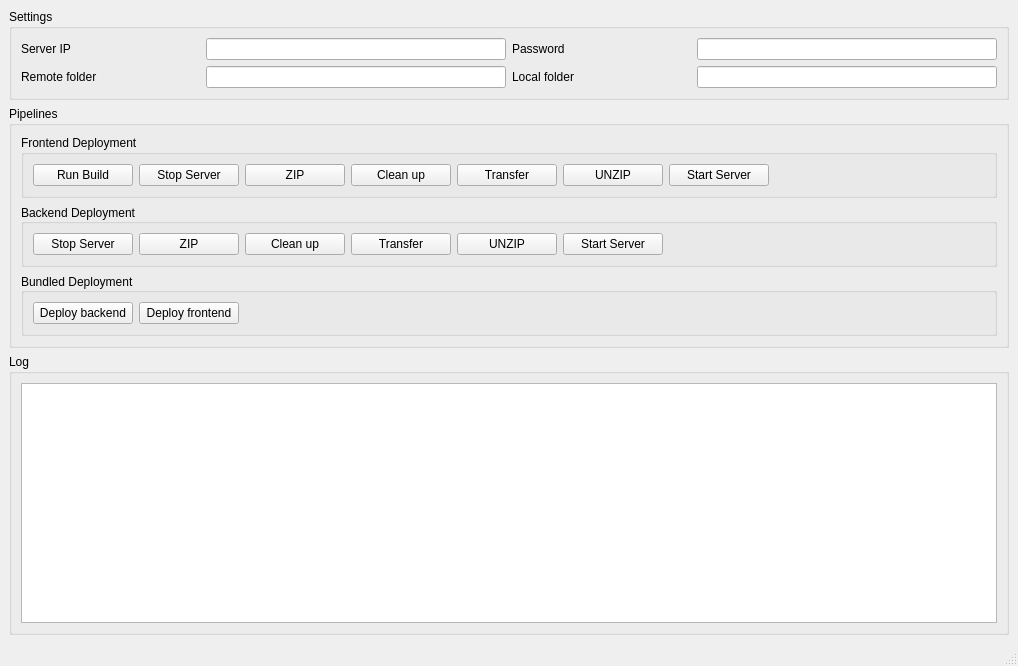
<?xml version="1.0" encoding="UTF-8"?>
<ui version="4.0">
 <class>MainWindow</class>
 <widget class="QMainWindow" name="MainWindow">
  <property name="geometry">
   <rect>
    <x>0</x>
    <y>0</y>
    <width>1018</width>
    <height>666</height>
   </rect>
  </property>
  <property name="windowTitle">
   <string>Deployment Aid</string>
  </property>
  <widget class="QWidget" name="centralwidget">
   <layout class="QVBoxLayout" name="verticalLayout_7">
    <item>
     <widget class="QGroupBox" name="groupBox_3">
      <property name="title">
       <string>Settings</string>
      </property>
      <layout class="QVBoxLayout" name="verticalLayout_6">
       <item>
        <layout class="QHBoxLayout" name="horizontalLayout_8">
         <item>
          <layout class="QVBoxLayout" name="verticalLayout_5">
           <item>
            <layout class="QHBoxLayout" name="horizontalLayout">
             <item>
              <widget class="QLabel" name="label">
               <property name="text">
                <string>Server IP</string>
               </property>
              </widget>
             </item>
             <item>
              <spacer name="horizontalSpacer_4">
               <property name="orientation">
                <enum>Qt::Horizontal</enum>
               </property>
               <property name="sizeHint" stdset="0">
                <size>
                 <width>40</width>
                 <height>20</height>
                </size>
               </property>
              </spacer>
             </item>
             <item>
              <widget class="QLineEdit" name="server_ip">
               <property name="minimumSize">
                <size>
                 <width>300</width>
                 <height>0</height>
                </size>
               </property>
               <property name="maximumSize">
                <size>
                 <width>300</width>
                 <height>16777215</height>
                </size>
               </property>
              </widget>
             </item>
            </layout>
           </item>
           <item>
            <layout class="QHBoxLayout" name="horizontalLayout_6">
             <item>
              <widget class="QLabel" name="label_4">
               <property name="text">
                <string>Remote folder</string>
               </property>
              </widget>
             </item>
             <item>
              <spacer name="horizontalSpacer_5">
               <property name="orientation">
                <enum>Qt::Horizontal</enum>
               </property>
               <property name="sizeHint" stdset="0">
                <size>
                 <width>40</width>
                 <height>20</height>
                </size>
               </property>
              </spacer>
             </item>
             <item>
              <widget class="QLineEdit" name="remote_folder">
               <property name="minimumSize">
                <size>
                 <width>300</width>
                 <height>0</height>
                </size>
               </property>
               <property name="maximumSize">
                <size>
                 <width>300</width>
                 <height>16777215</height>
                </size>
               </property>
              </widget>
             </item>
            </layout>
           </item>
          </layout>
         </item>
         <item>
          <layout class="QVBoxLayout" name="verticalLayout_2">
           <item>
            <layout class="QHBoxLayout" name="horizontalLayout_5">
             <item>
              <widget class="QLabel" name="label_2">
               <property name="text">
                <string>Password</string>
               </property>
              </widget>
             </item>
             <item>
              <spacer name="horizontalSpacer_7">
               <property name="orientation">
                <enum>Qt::Horizontal</enum>
               </property>
               <property name="sizeHint" stdset="0">
                <size>
                 <width>40</width>
                 <height>20</height>
                </size>
               </property>
              </spacer>
             </item>
             <item>
              <widget class="QLineEdit" name="password">
               <property name="minimumSize">
                <size>
                 <width>300</width>
                 <height>0</height>
                </size>
               </property>
               <property name="maximumSize">
                <size>
                 <width>300</width>
                 <height>16777215</height>
                </size>
               </property>
               <property name="echoMode">
                <enum>QLineEdit::Password</enum>
               </property>
              </widget>
             </item>
            </layout>
           </item>
           <item>
            <layout class="QHBoxLayout" name="horizontalLayout_7">
             <item>
              <widget class="QLabel" name="label_3">
               <property name="text">
                <string>Local folder</string>
               </property>
              </widget>
             </item>
             <item>
              <spacer name="horizontalSpacer_6">
               <property name="orientation">
                <enum>Qt::Horizontal</enum>
               </property>
               <property name="sizeHint" stdset="0">
                <size>
                 <width>40</width>
                 <height>20</height>
                </size>
               </property>
              </spacer>
             </item>
             <item>
              <widget class="QLineEdit" name="local_folder">
               <property name="minimumSize">
                <size>
                 <width>300</width>
                 <height>0</height>
                </size>
               </property>
               <property name="maximumSize">
                <size>
                 <width>300</width>
                 <height>16777215</height>
                </size>
               </property>
              </widget>
             </item>
            </layout>
           </item>
          </layout>
         </item>
        </layout>
       </item>
      </layout>
     </widget>
    </item>
    <item>
     <widget class="QGroupBox" name="groupBox_4">
      <property name="title">
       <string>Pipelines</string>
      </property>
      <layout class="QVBoxLayout" name="verticalLayout">
       <item>
        <widget class="QGroupBox" name="horizontalGroupBox">
         <property name="title">
          <string>Frontend Deployment</string>
         </property>
         <layout class="QHBoxLayout" name="horizontalLayout_4">
          <item>
           <widget class="QPushButton" name="run_build">
            <property name="minimumSize">
             <size>
              <width>100</width>
              <height>0</height>
             </size>
            </property>
            <property name="maximumSize">
             <size>
              <width>100</width>
              <height>16777215</height>
             </size>
            </property>
            <property name="text">
             <string>Run Build</string>
            </property>
           </widget>
          </item>
          <item>
           <widget class="QPushButton" name="stop_server_2">
            <property name="minimumSize">
             <size>
              <width>100</width>
              <height>0</height>
             </size>
            </property>
            <property name="maximumSize">
             <size>
              <width>100</width>
              <height>16777215</height>
             </size>
            </property>
            <property name="text">
             <string>Stop Server</string>
            </property>
           </widget>
          </item>
          <item>
           <widget class="QPushButton" name="zip_2">
            <property name="minimumSize">
             <size>
              <width>100</width>
              <height>0</height>
             </size>
            </property>
            <property name="maximumSize">
             <size>
              <width>100</width>
              <height>16777215</height>
             </size>
            </property>
            <property name="text">
             <string>ZIP</string>
            </property>
           </widget>
          </item>
          <item>
           <widget class="QPushButton" name="clean_up_2">
            <property name="minimumSize">
             <size>
              <width>100</width>
              <height>0</height>
             </size>
            </property>
            <property name="maximumSize">
             <size>
              <width>100</width>
              <height>16777215</height>
             </size>
            </property>
            <property name="text">
             <string>Clean up</string>
            </property>
           </widget>
          </item>
          <item>
           <widget class="QPushButton" name="transfer_2">
            <property name="minimumSize">
             <size>
              <width>100</width>
              <height>0</height>
             </size>
            </property>
            <property name="maximumSize">
             <size>
              <width>100</width>
              <height>16777215</height>
             </size>
            </property>
            <property name="text">
             <string>Transfer</string>
            </property>
           </widget>
          </item>
          <item>
           <widget class="QPushButton" name="unzip_2">
            <property name="minimumSize">
             <size>
              <width>100</width>
              <height>0</height>
             </size>
            </property>
            <property name="maximumSize">
             <size>
              <width>100</width>
              <height>16777215</height>
             </size>
            </property>
            <property name="text">
             <string>UNZIP</string>
            </property>
           </widget>
          </item>
          <item>
           <widget class="QPushButton" name="start_server_2">
            <property name="minimumSize">
             <size>
              <width>100</width>
              <height>0</height>
             </size>
            </property>
            <property name="maximumSize">
             <size>
              <width>100</width>
              <height>16777215</height>
             </size>
            </property>
            <property name="text">
             <string>Start Server</string>
            </property>
           </widget>
          </item>
          <item>
           <spacer name="horizontalSpacer">
            <property name="orientation">
             <enum>Qt::Horizontal</enum>
            </property>
            <property name="sizeHint" stdset="0">
             <size>
              <width>40</width>
              <height>20</height>
             </size>
            </property>
           </spacer>
          </item>
         </layout>
        </widget>
       </item>
       <item>
        <widget class="QGroupBox" name="groupBox">
         <property name="minimumSize">
          <size>
           <width>800</width>
           <height>0</height>
          </size>
         </property>
         <property name="title">
          <string>Backend Deployment</string>
         </property>
         <property name="alignment">
          <set>Qt::AlignLeading|Qt::AlignLeft|Qt::AlignVCenter</set>
         </property>
         <layout class="QHBoxLayout" name="horizontalLayout_3">
          <item>
           <widget class="QPushButton" name="stop_server_1">
            <property name="minimumSize">
             <size>
              <width>100</width>
              <height>0</height>
             </size>
            </property>
            <property name="maximumSize">
             <size>
              <width>100</width>
              <height>16777215</height>
             </size>
            </property>
            <property name="text">
             <string>Stop Server</string>
            </property>
           </widget>
          </item>
          <item>
           <widget class="QPushButton" name="zip_1">
            <property name="minimumSize">
             <size>
              <width>100</width>
              <height>0</height>
             </size>
            </property>
            <property name="maximumSize">
             <size>
              <width>100</width>
              <height>16777215</height>
             </size>
            </property>
            <property name="text">
             <string>ZIP</string>
            </property>
           </widget>
          </item>
          <item>
           <widget class="QPushButton" name="clean_up_1">
            <property name="minimumSize">
             <size>
              <width>100</width>
              <height>0</height>
             </size>
            </property>
            <property name="maximumSize">
             <size>
              <width>100</width>
              <height>16777215</height>
             </size>
            </property>
            <property name="text">
             <string>Clean up</string>
            </property>
           </widget>
          </item>
          <item>
           <widget class="QPushButton" name="transfer_1">
            <property name="minimumSize">
             <size>
              <width>100</width>
              <height>0</height>
             </size>
            </property>
            <property name="maximumSize">
             <size>
              <width>100</width>
              <height>16777215</height>
             </size>
            </property>
            <property name="text">
             <string>Transfer</string>
            </property>
           </widget>
          </item>
          <item>
           <widget class="QPushButton" name="unzip_1">
            <property name="minimumSize">
             <size>
              <width>100</width>
              <height>0</height>
             </size>
            </property>
            <property name="maximumSize">
             <size>
              <width>100</width>
              <height>16777215</height>
             </size>
            </property>
            <property name="text">
             <string>UNZIP</string>
            </property>
           </widget>
          </item>
          <item>
           <widget class="QPushButton" name="start_server_1">
            <property name="minimumSize">
             <size>
              <width>100</width>
              <height>0</height>
             </size>
            </property>
            <property name="maximumSize">
             <size>
              <width>100</width>
              <height>16777215</height>
             </size>
            </property>
            <property name="text">
             <string>Start Server</string>
            </property>
           </widget>
          </item>
          <item>
           <spacer name="horizontalSpacer_2">
            <property name="orientation">
             <enum>Qt::Horizontal</enum>
            </property>
            <property name="sizeHint" stdset="0">
             <size>
              <width>40</width>
              <height>20</height>
             </size>
            </property>
           </spacer>
          </item>
         </layout>
        </widget>
       </item>
       <item>
        <widget class="QGroupBox" name="groupBox_2">
         <property name="minimumSize">
          <size>
           <width>800</width>
           <height>0</height>
          </size>
         </property>
         <property name="title">
          <string>Bundled Deployment</string>
         </property>
         <property name="alignment">
          <set>Qt::AlignLeading|Qt::AlignLeft|Qt::AlignVCenter</set>
         </property>
         <property name="flat">
          <bool>false</bool>
         </property>
         <layout class="QHBoxLayout" name="horizontalLayout_2">
          <item>
           <widget class="QPushButton" name="deploy_backend">
            <property name="minimumSize">
             <size>
              <width>100</width>
              <height>0</height>
             </size>
            </property>
            <property name="maximumSize">
             <size>
              <width>100</width>
              <height>16777215</height>
             </size>
            </property>
            <property name="text">
             <string>Deploy backend</string>
            </property>
           </widget>
          </item>
          <item>
           <widget class="QPushButton" name="deploy_frontend">
            <property name="minimumSize">
             <size>
              <width>100</width>
              <height>0</height>
             </size>
            </property>
            <property name="maximumSize">
             <size>
              <width>100</width>
              <height>16777215</height>
             </size>
            </property>
            <property name="text">
             <string>Deploy frontend</string>
            </property>
           </widget>
          </item>
          <item>
           <spacer name="horizontalSpacer_3">
            <property name="orientation">
             <enum>Qt::Horizontal</enum>
            </property>
            <property name="sizeHint" stdset="0">
             <size>
              <width>40</width>
              <height>20</height>
             </size>
            </property>
           </spacer>
          </item>
         </layout>
        </widget>
       </item>
      </layout>
     </widget>
    </item>
    <item>
     <widget class="QGroupBox" name="groupBox_5">
      <property name="title">
       <string>Log</string>
      </property>
      <layout class="QVBoxLayout" name="verticalLayout_3">
       <item>
        <widget class="QTextBrowser" name="logs"/>
       </item>
      </layout>
     </widget>
    </item>
   </layout>
  </widget>
  <widget class="QStatusBar" name="statusbar"/>
 </widget>
 <resources/>
 <connections/>
</ui>
